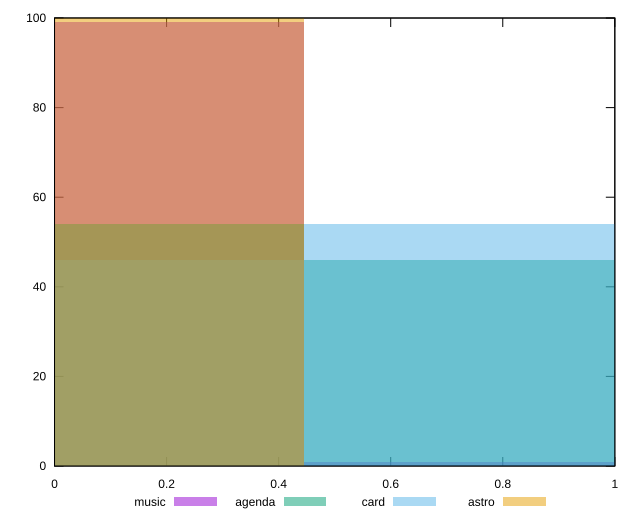

Source code (gnuplot):
reset

$music <<EOF
0 99
0.8915404475244899 1
EOF

$agenda <<EOF
0 54
0.8915404475244899 46
EOF

$card <<EOF
0.8915404475244899 54
0 46
EOF

$astro <<EOF
0 100
EOF

set key outside below
set boxwidth 0.8915404475244899
set xrange [0:1]
set yrange [0:100]
set trange [0:100]
set style fill transparent solid 0.5 noborder
set terminal svg size 640, 520 enhanced background rgb 'white'
set output "reports/report_00028_2021-02-24T12-49-42.674Z/max-potential-fid/comparison/histogram/all_score.svg"

plot $music title "music" with boxes, \
     $agenda title "agenda" with boxes, \
     $card title "card" with boxes, \
     $astro title "astro" with boxes

reset
